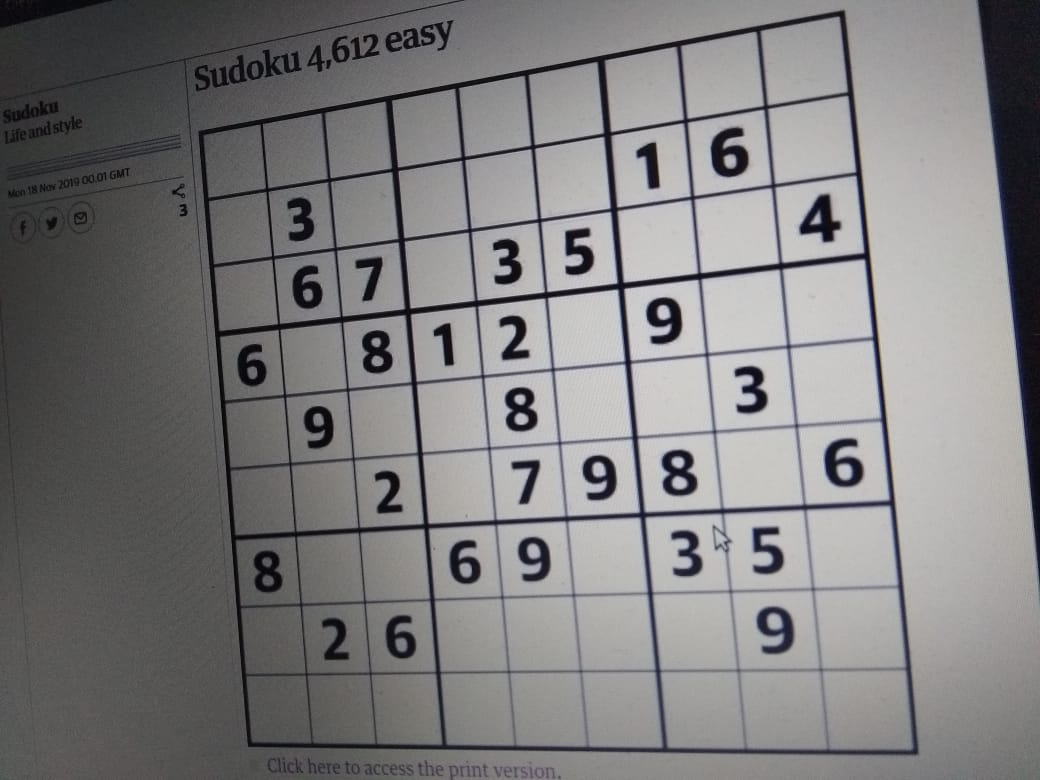
#> input picture sudoku_imgs/sudoko.jpeg, 1040 x 780 px
$ python -i get_sudoko_box.py   (imports and definitions only)   (older library calls are emulated)
#> lines starting #> are read from the running program, lines starting #| are printed output that depends on the picture; after the words box and inside, x2 and y2 are one past the last pixel; in counts of white or black regions, pixels touching at a corner belong together; long printed decimals are rounded
#> further down, picture is the input picture: shape (780, 1040, 3); mean B, G, R 125.9, 125.2, 126.1
import cv2
import numpy as np
from imutils import contours as cnt_im

def get_points(img):

    #preprocessing to find contours
    img_gray = cv2.cvtColor(img,cv2.COLOR_BGR2GRAY)
    img_thre = cv2.adaptiveThreshold(img_gray,255,cv2.ADAPTIVE_THRESH_MEAN_C,cv2.THRESH_BINARY_INV,39,10)
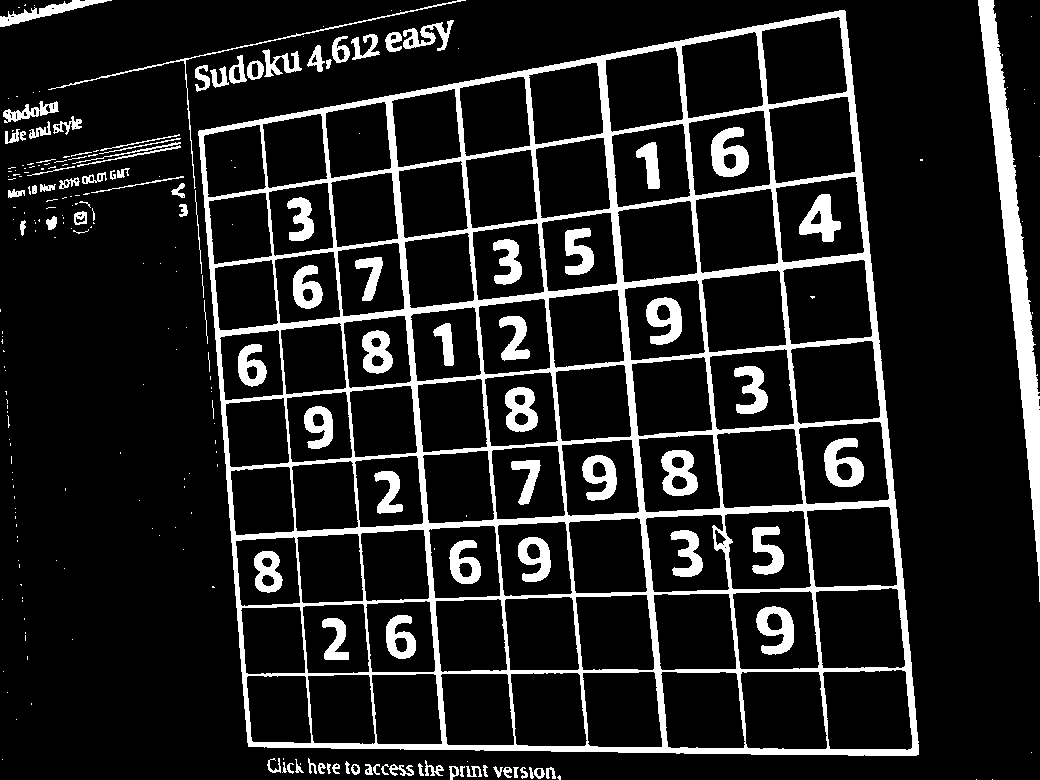
#> img_thre: shape (780, 1040); 13.1% white; 257 white regions (153 under 20 px)

    #contours
    _,cnts,_ = cv2.findContours(img_thre,cv2.RETR_EXTERNAL,cv2.CHAIN_APPROX_NONE)
#> cnts = 221 contours, 161 with area under 20; largest, box (x1, y1, x2, y2) and area: (198, 10, 919, 756) 452422, (978, 0, 1040, 602) 7997, (0, 0, 112, 27) 742, (403, 20, 454, 51) 544, (3, 101, 59, 123) 458

    #getting the largest contour by area
    largest_contour = cnts[0]
#> largest_contour = [[992, 779]]
    for cnt in cnts:
        if cv2.contourArea(cnt)>cv2.contourArea(largest_contour):
            largest_contour = cnt
#> this loop made 221 passes
#> cnt on passes 1, 2, 24: [[992, 779]], [[976, 779]], [[300, 763], [300, 764]]
#> after the loop, largest_contour = contour of 2675 points, box (x1, y1, x2, y2) (198, 10, 919, 756), area 452422

    #use a blank image to get lines from the largest_contours border
    img_blank = np.zeros(img.shape,np.uint8)
    img_blank = cv2.drawContours(img_blank,[largest_contour],-1,(0,255,0),2)
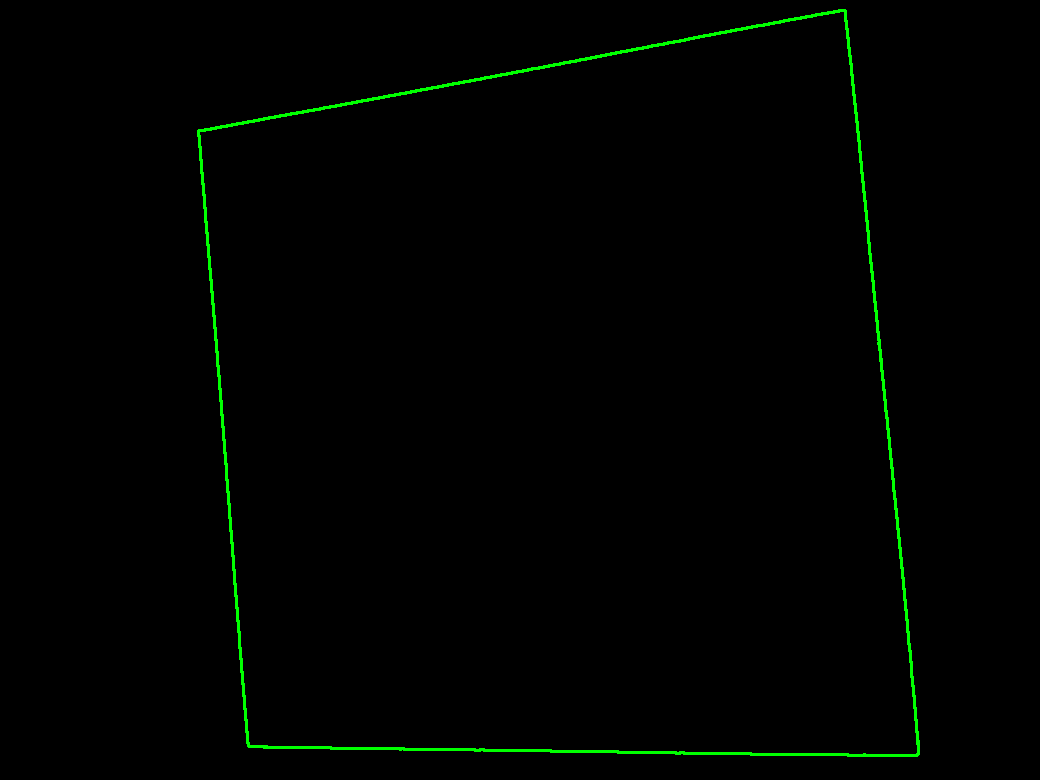
#> img_blank: shape (780, 1040, 3); mean of channels 0, 1, 2 0, 2.7, 0; drawn as B, G, R

    edges = cv2.Canny(img_blank,40,150,apertureSize=3)
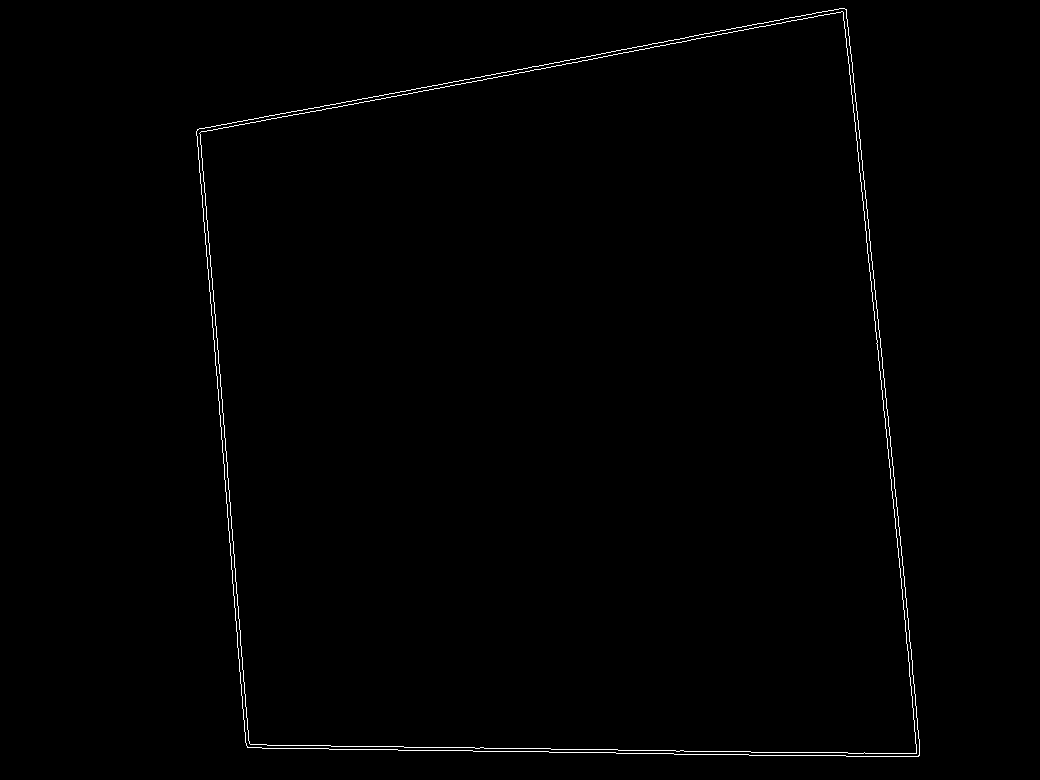
#> edges: shape (780, 1040); 0.66% white in thin lines or dots, all inside (x1, y1, x2, y2) = (196, 8, 920, 757)
    lines = cv2.HoughLines(edges,1,np.pi/180,100)
#> lines = 23 rows, first 8: [739, 1.59], [742, 1.59], [-837, 3.04], [-183, 3.05], [167, 1.38], [-840, 3.04], [-847, 3.05], [170, 1.38]

    #filtering the lines so that we only have one line for each side

    horizontal = []
    vertical = []
    created = []
    flag = 0

    for line in lines:
        for (rho,theta) in line:
            flag = 0
            for (rho1,theta1) in created:
                if abs(rho-rho1)<10 and abs(theta-theta1)<10:
                    flag = 1
            if flag == 0:
                a = np.cos(theta)
                b = np.sin(theta)

                x1 = int(a*rho + 1000*(-b))
                y1 = int(b*rho + 1000*(a))
                x2 = int(a*rho - 1000*(-b))
                y2 = int(b*rho - 1000*(a))

                d = np.linalg.norm(np.array((x1,y1,0)) - np.array((x2,y2,0)))
#imp - >  #drawing line on main img
                cv2.line(img,(x1,y1),(x2,y2),(0,255,0),2)
                slope = abs(1/np.tan(theta))
                if slope<1:
                    horizontal.append((rho,theta))
                else:
                    vertical.append((rho,theta))
                created.append((rho,theta))
#> this loop made 23 passes
#> line on passes 1 to 12: [[739, 1.59]], [[742, 1.59]], [[-837, 3.04]], [[-183, 3.05]], [[167, 1.38]], [[-840, 3.04]], [[-847, 3.05]], [[170, 1.38]], [[-191, 3.07]], [[160, 1.4]], [[158, 1.4]], [[-186, 3.05]]
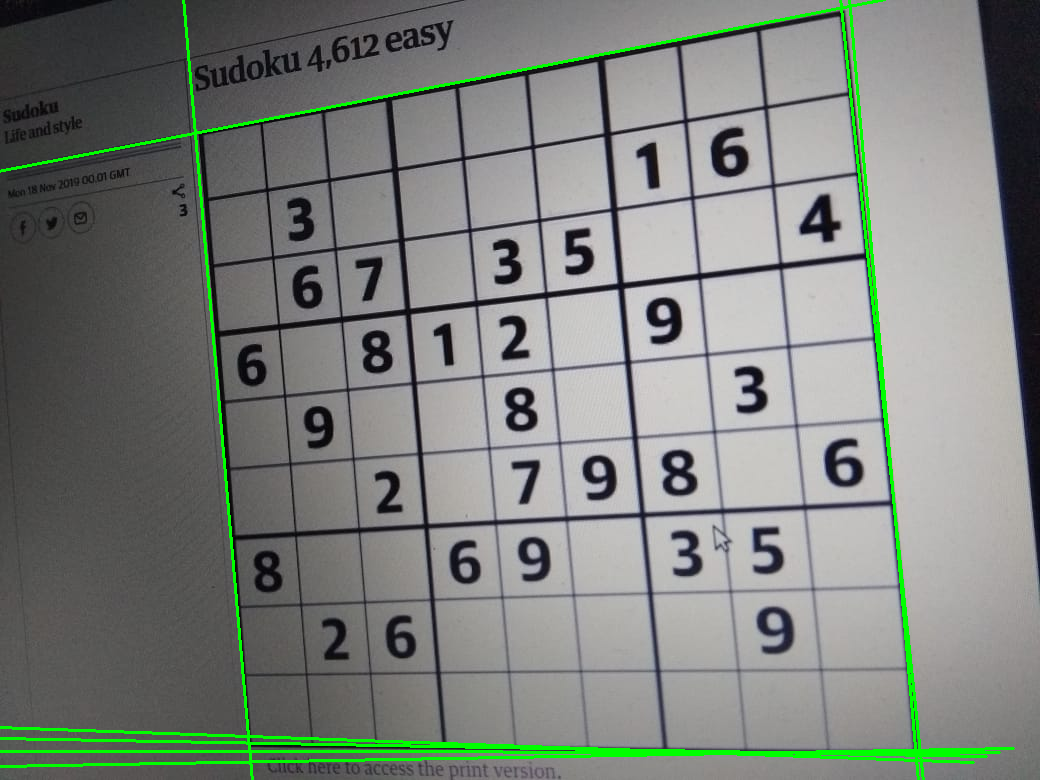
#> img: shape (780, 1040, 3); 2.39% of pixels changed, all inside (x1, y1, x2, y2) = (0, 0, 1015, 780)
#> after the loop, created = [(739, 1.59), (-837, 3.04), (-183, 3.05), (167, 1.38), (-847, 3.05), (752, 1.57), (766, 1.55), (728, 1.61)]; horizontal = [(739, 1.59), (167, 1.38), (752, 1.57), (766, 1.55), (728, 1.61)]; vertical = [(-837, 3.04), (-183, 3.05), (-847, 3.05)]
    points = []
    #getting intersection points from lines

    for (rho,theta) in horizontal:
        for (rho1,theta1) in vertical:
            if(rho,theta) != (rho1,theta1):
                a = [[np.cos(theta),np.sin(theta)],[np.cos(theta1),np.sin(theta1)]]
                b = [rho,rho1]
                cor = np.linalg.solve(a,b)
                if list(cor) not in points:
                    points.append(list(cor))
#> this loop made 5 passes
#> after the loop, points = [[921, 755.2], [248.7, 743.5], [916.3, 755.1], [842.3, 6.4], [195.3, 132.2], [850.7, 4.78], [920.6, 752], [249.5, 752], [916, 752], [920.4, 750.1], [250.3, 761.7], [915.9, 750.1], [921.6, 760.6], [248.2, 737.1], [916.8, 760.5]]
    points.sort()

    center = (img.shape[0]/2,img.shape[1]/2)
#> center = (390, 520)

    from scipy.spatial import distance
    print(center)
#| (390.0, 520.0)


    if(len(points)>4):
        close = []
        sudoko_point = []
        min_distance = center[0]/2
#> min_distance = 195
        for pt1 in points:
            for pt2 in points:
                if (distance.euclidean(pt1,pt2)<(min_distance) and pt1[0] != pt2[0] and pt1[1] != pt2[1]):
                    if(distance.euclidean(pt1,center) < distance.euclidean(pt2,center)):
                        close.append(pt1)
                    else:
                        close.append(pt2)
#> this loop made 15 passes
#> after the loop, close = 68 pairs, first value 248.2 to 921, second value 6.4 to 760.5


        for pts in points:
            if(pts not in close):
                sudoko_point.append(pts)
#> this loop made 15 passes
#> after the loop, sudoko_point = [[195.3, 132.2], [250.3, 761.7], [850.7, 4.78], [921.6, 760.6]]

    else:
        sudoko_point = points

    if (sudoko_point[0][1]>sudoko_point[1][1]):
            sudoko_point[0],sudoko_point[1]=sudoko_point[1],sudoko_point[0]
    if (sudoko_point[-1][1]<sudoko_point[-2][1]):
        sudoko_point[-1],sudoko_point[-2]=sudoko_point[-2],sudoko_point[-1]

    sudoko_point[1],sudoko_point[2]=sudoko_point[2],sudoko_point[1]

    if (len(sudoko_point)<4):
           #if number of pts detected is less than 4 then return whole image
        sudoko_point = [[0,0],[img.shape[0],0],[0,img.shape[1]],[img.shape[0],img.shape[1]]]
    else:
        #temp = sudoko_point[1]
        #sudoko_point[1] = sudoko_point[2]
        #sudoko_point[2] = temp
        print("Points : ",sudoko_point)
#| Points :  [[195.262, 132.1705], [850.6532, 4.775], [250.343, 761.747], [921.555, 760.6251]]


    return sudoko_point

>>> import cv2
>>> picture = cv2.imread('sudoku_imgs/sudoko.jpeg')
>>> result = get_points(picture)
#> result = [[195.3, 132.2], [850.7, 4.78], [250.3, 761.7], [921.6, 760.6]]
